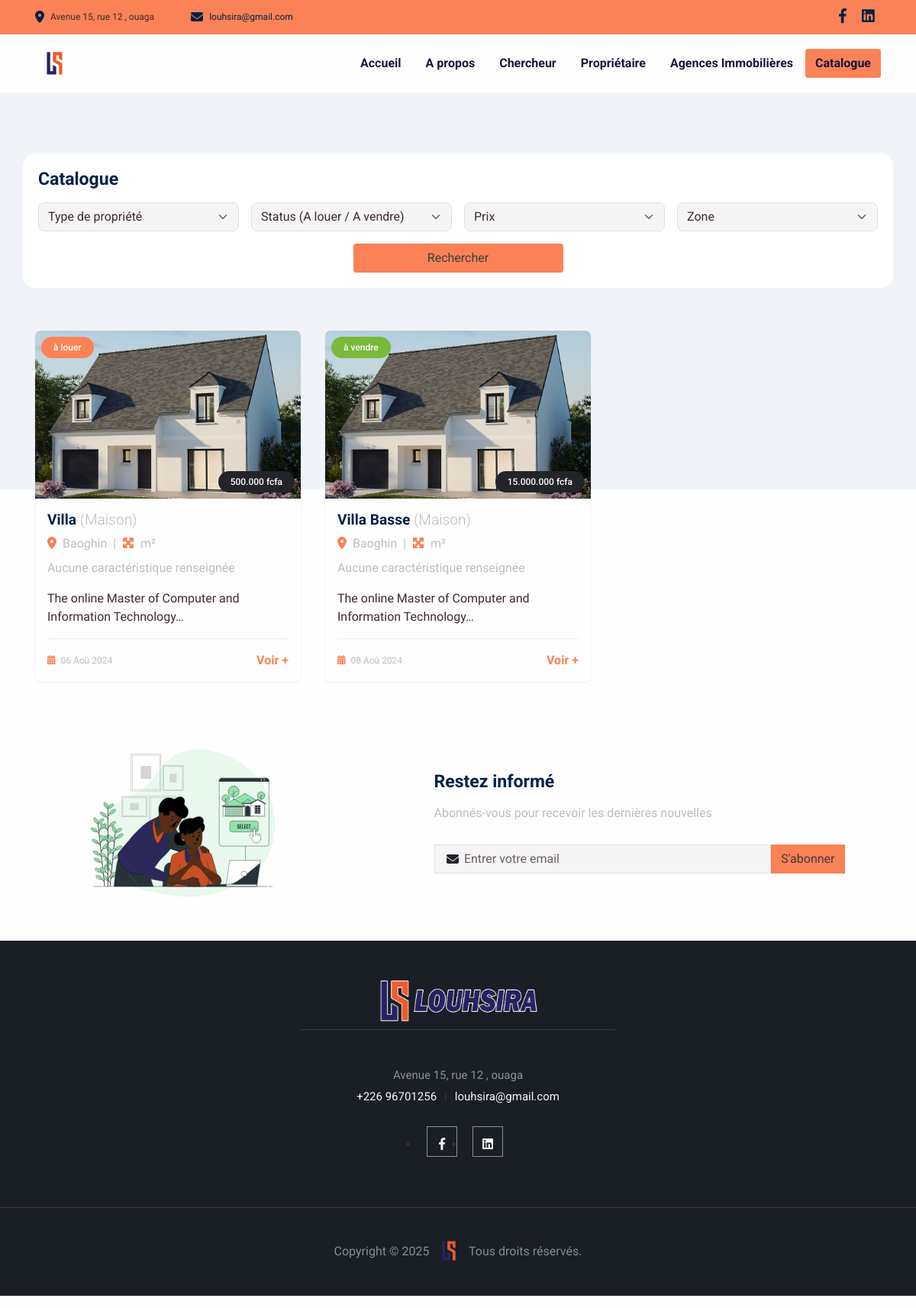
Before: /catalogue with the older database file.
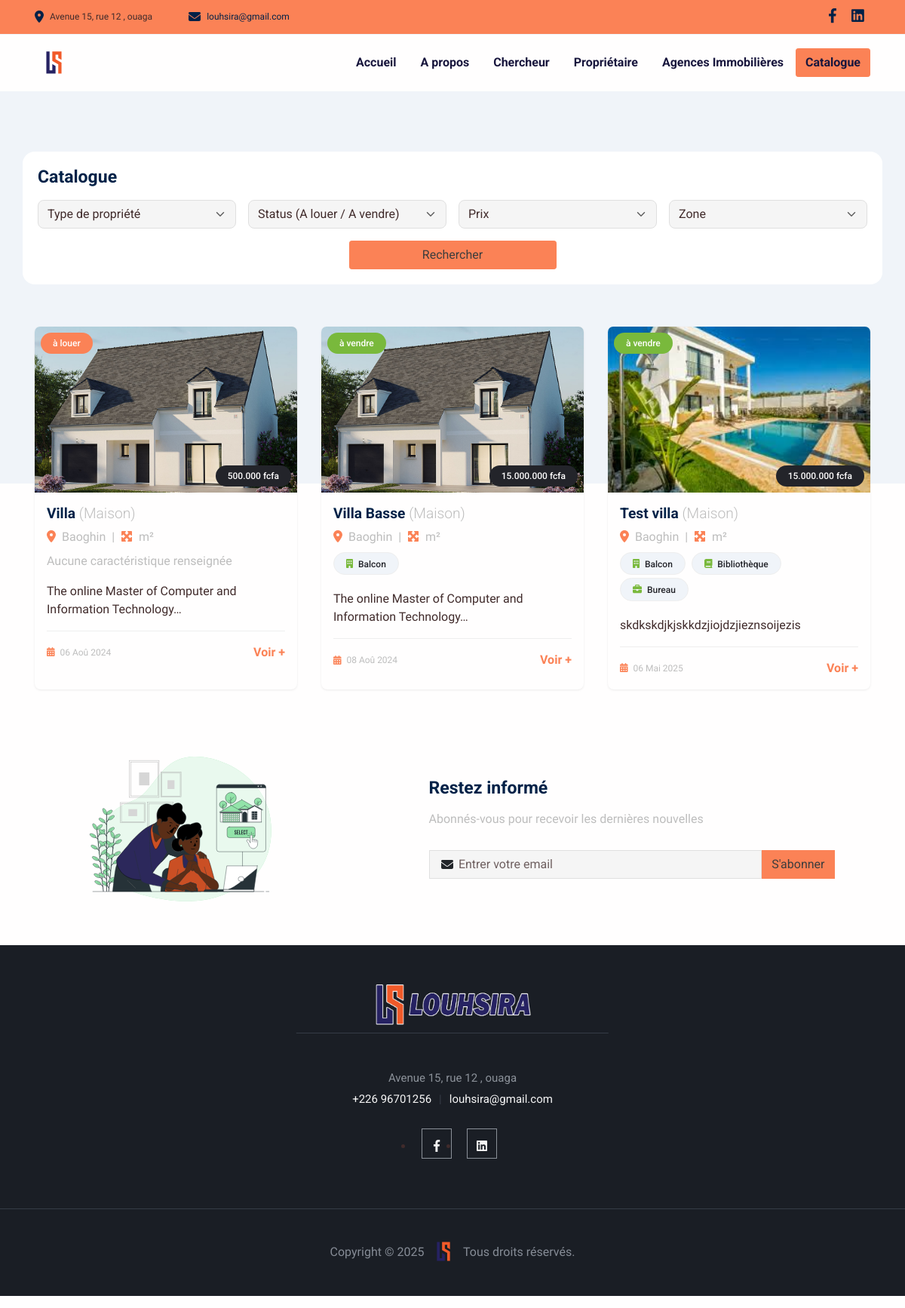
After: the same page with the newer database file.
### app/models.py (models this page shows, shortened)
class Convention(models.Model):
    created_at = models.DateTimeField(auto_now=False, auto_now_add=True)
    update_at = models.DateTimeField(auto_now=True, auto_now_add=False)
    publish = models.BooleanField(default=False)
    class Meta:
        abstract = True

class configuration(Convention):
    name = models.CharField(max_length = 150, blank=True, null=True)
    vendor_title = models.CharField(max_length = 150, blank=True, null=True)
    location_title = models.CharField(max_length = 150, blank=True, null=True)
    about_title = models.CharField(max_length = 150, blank=True, null=True)
    why_choose_title = models.CharField(max_length = 150, blank=True, null=True)
    newsletter_title = models.CharField(max_length = 150, blank=True, null=True)
    louhsira_email = models.EmailField(max_length=254, blank=True, null=True, default="louhsira@gmail.com")
    louhsira_phone = models.CharField(max_length = 150, blank=True, null=True, default="+226 96701256")
    louhsira_address = models.CharField(max_length = 150, blank=True, null=True, default="Avenue 15, rue 12 , ouaga")
    newsletter_text = models.TextField()
    newsletter_picture = models.FileField(upload_to=LOGO_SITE_PATH, max_length = 100)
    copy_right = models.CharField(max_length = 150, blank=True, null=True)
    logo = models.FileField(upload_to=LOGO_SITE_PATH , max_length = 100, blank=True, null=True)
    logo2 = models.FileField(upload_to=LOGO_SITE_PATH , max_length = 100, blank=True, null=True)
    class Meta:
        verbose_name = "Configuration du site"
        verbose_name_plural = "Configuration du site"

class Social(Convention):
    name = models.CharField(max_length=150, blank=True, null=True)
    icon = models.CharField(max_length=150, blank=True, null=True)
    link = models.URLField(max_length = 200)
    class Meta:
        verbose_name = "Réseaux Social"
        verbose_name_plural = "Réseaux Sociaux"

### propriete/models.py (models this page shows, shortened)
class Proprietes(Convention):
    titre_annonce = models.CharField(max_length=220, blank=True, null=True)
    proprietaire = models.CharField(max_length=220, blank=True, null=True)
    proprietaire_contact = models.CharField(max_length=220, blank=True, null=True)
    type_propriete = models.ForeignKey(TypePropriete, on_delete=models.DO_NOTHING, related_name="type_propriete_related")
    prix_propriete = models.CharField(max_length=220, blank=True, null=True)
    adresse_propriete = models.CharField(max_length=220, blank=True, null=True)
    localite = models.ForeignKey(Localite, on_delete=models.DO_NOTHING, related_name="localite_propriete")
    annee_construction = models.DateField(auto_now=False, auto_now_add=False)
    nbre_chambre = models.IntegerField()
    nbre_salle_bain = models.IntegerField()
    description = HTMLField()
    status = models.CharField(max_length=15, choices=STATUS_CHOICES)
    caracteristique_speciale = models.ManyToManyField(CaracteristiqueMaison)
    pictures = models.ManyToManyField(Photo)
    @property
    def is_new(self):
        return self.created_at >= timezone.now() - timedelta(days=7)
    class Meta:
        verbose_name = 'Les Propriétés'
        verbose_name_plural = 'Les Propriétés'

class Photo(Convention):
    title = models.CharField(max_length=220, blank=True, null=True)
    picture = models.FileField(upload_to=PICTURE_PATH, max_length = 200, blank=True, null=True)
    class Meta:
        verbose_name = 'Photo des Proprietes'
        verbose_name_plural = 'Photo des Proprietes'

class TypePropriete(Convention):
    libele =  models.CharField(max_length=200, blank=True, null=True)
    description = models.TextField(blank=True, null=True)
    class Meta:
        verbose_name = "Type de Propriété"
        verbose_name_plural = "Type de Propriétés"
    def __str__(self):
        return self.libele

class Localite(Convention):
    name = models.CharField(max_length=150, blank=True, null=True)
    longitude =  models.CharField(max_length=150, blank=True, null=True)
    laltitude =  models.CharField(max_length=150, blank=True, null=True)
    class Meta:
        verbose_name = "Localité"
        verbose_name_plural = "Localités"
    def __str__(self):
        return self.name

class CaracteristiqueMaison(Convention):
    libele = models.CharField(max_length=220, blank=True, null=True)
    class Meta:
        verbose_name = "Caratéristiques des Maisons"
        verbose_name_plural = "Caratéristiques des Maisons"

### app/views.py (the view, shortened to what this page needs)
# urls.py: path('catalogue', catalogue, name="catalogue"),
def catalogue(request):
    get_all__properties = get_all_properties({'publish': True, })
    get_socials = get_social({'publish':True})
    get_configs = get_config({'publish':True})
    get_localites = get_localite({'publish':True})
    get_type_proprietes = get_all_type_propriete({'publish':True})
    template_name = "app/layout/catalogue.html"
    context = {
        'page': "LOUSHIRA | Catalogue",
        'get_socials': get_socials,
        'get_configs': get_configs,
        'get_all__properties': get_all__properties,
        'get_localites': get_localites,
        'get_type_proprietes': get_type_proprietes
    }
    return render(request, template_name, context)

### templates/app/layout/catalogue.html (shortened to what this page needs)
{% extends "app/base/base.html" %}
{% load static %}
{% load custom_tags %}
{% block content %}
      <section class="pb-11 pt-7 bg-600">
        <div class="container">
          <div class="row">
            <div class="col-12" style="background:#fff;border-radius: 1rem;padding:20px;">
              <h1 class="fs-2 mb-3 fw-bold">Catalogue</h1>
              <form method="get" action="/catalogue" class="row g-3">
                <div class="col-sm-6 col-md-3">
                  <select class="form-select" id="inputCategories" name="type_propriete">
                    <option selected="selected">Type de propriété</option>
                </select>
                </div>
                <div class="col-sm-6 col-md-3">
                  <select class="form-select" id="inputLevel" name="status">
                    <option selected="selected">Status (A louer / A vendre)</option>
                  </select>
                </div>
                <div class="col-sm-6 col-md-3">
                  <select class="form-select" id="inputLanguage" name="prix_propriete">
                    <option selected="selected">Prix</option>
                  </select>
                </div>
                <div class="col-sm-6 col-md-3">
                  <select class="form-select" id="inputInstructor" name="localite">
                    <option selected="selected">Zone </option>
                  </select>
                </div>
                <div class="col-12 z-index-2 d-flex justify-content-center">
                    <button class="btn btn-primary" type="submit" style="width:25%;">Rechercher</button>
                </div>
              </form>
            </div>
          </div>
        </div><br/>
      </section>
      <section class="pb-0" style="margin-top:-17rem">
        <div class="container">
          <div class="row">
                {% for house in get_all__properties %}
                <div class="col-md-4 mb-4">
                  <div class="card h-100 border-0 property-card">
                    <div class="position-relative">
                      <img src="{{ house.pictures.all.first.picture.url }}" class="card-img-top" alt="{{ house.titre_annonce }}" style="height:220px;object-fit: cover;object-position: center;">
                      {% if house.status == "à vendre" %}
                        <span class="badge bg-success position-absolute top-0 start-0 m-2  rounded-pill px-3 py-2" style="font-size: 0.75rem;">{{ house.status }}</span>
                      {% else %}
                        <span class="badge bg-warning position-absolute top-0 start-0 m-2  rounded-pill px-3 py-2" style="font-size: 0.75rem;">{{ house.status }}</span>
                      {% endif %}
                      <span class="badge bg-dark position-absolute bottom-0 end-0 m-2  rounded-pill px-3 py-2" style="font-size: 0.75rem;">
                        {{ house.prix_propriete }}
                      </span>
                    </div>
                    <div class="card-body">
                      <h5 class="card-title fw-bold mb-2">{{ house.titre_annonce }}  <span class="text-muted fw-light">({{house.type_propriete}})</span></h5>
                      <p class="mb-1 text-muted">
                        <i class="fa-solid fa-location-dot text-primary me-1"></i> {{ house.localite }}
                        &nbsp;|&nbsp;
                        <i class="fa-solid fa-maximize text-primary me-1"></i> {{ house.surface_habitable }} m²
                      </p>
                      <div class="mt-2">
                        {% for carac in house.caracteristique_speciale.all %}
                          <span class="badge bg-light text-dark border me-1 mb-1 rounded-pill px-3 py-2" style="font-size: 0.75rem;">
                            <i class="fa-solid {{ carac.libele|icone_caracteristique }} text-success me-1"></i> {{ carac.libele }}
                          </span>
                        {% empty %}
                          <span class="text-muted">Aucune caractéristique renseignée</span>
                        {% endfor %}
                      </div>
                      <p class="card-text mt-2">{{ house.description|truncatechars:60|safe }}</p>
                      <hr>
                      <div class="d-flex justify-content-between align-items-center">
                        <small class="text-muted">
                          <i class="fa-solid fa-calendar-days text-primary me-1"></i>
                          {{ house.created_at|date:"d M Y" }}
                        </small>
                        <a href="{% url 'home-detail-index' house.id %}" class="text-primary fw-bold text-decoration-none">
                          Voir +
                        </a>
                      </div>
                    </div>
                  </div>
                </div>
              {% endfor %}
          </div>
        </div>
        <j
      </section>
{% include "app/includes/_email_sub.html" %}
{% endblock %}

### templates/app/base/base.html (shortened to what this page needs)
{% load static %}
<!DOCTYPE html>
<html lang="en-US" dir="ltr">
  <head>
    <link href="{% static 'app/assets/css/select2-bootstrap-5-theme.min.css' %}" rel="stylesheet" />
    <link href="{% static 'app/assets/css/theme.css' %}" rel="stylesheet" />
    <link href="{% static 'app/assets/css/style.css' %}" rel="stylesheet" />
    <link href="{% static 'app/assets/css/slick.css' %}" rel="stylesheet" />
    <link href="{% static 'app/assets/css/slick-theme.css' %}" rel="stylesheet" />
<link rel="stylesheet" href="https://unpkg.com/vue-multiselect@2.1.6/dist/vue-multiselect.min.css">
  </head>
  <body>
    <main class="main" id="top">
<section class="bg-primary text-gray py-2 d-none d-sm-block border-bottom border-light">
  <div class="container">
    <div class="row align-items-center justify-content-between">
      <div class="col-lg-5 col-md-6 d-flex align-items-center gap-3">
        <div class="d-flex align-items-center">
          <i class="fas fa-map-marker-alt me-2 text-color"></i>
          <small>{{ get_configs.louhsira_address }}</small>
        </div>
        <div class="d-flex align-items-center">
          <i class="fas fa-envelope me-2 text-color"></i>
          <small><a href="mailto:{{ get_configs.louhsira_email }}" class="text-color text-decoration-none link">{{ get_configs.louhsira_email }}</a></small>
        </div>
      </div>
      <div class="col-lg-4 col-md-5 text-md-end mt-2 mt-md-0">
        <ul class="list-inline mb-0">
          {% for social in get_socials %}
            <li class="list-inline-item">
              <a href="{{ social.link }}" class="text-color fs-1 me-2 link" target="_blank">
                <i class="{{ social.icon }}"></i>
              </a>
            </li>
          {% endfor %}
        </ul>
      </div>
    </div>
  </div>
</section>
      <nav class="navbar navbar-expand-lg navbar-light sticky-top py-3 d-block" data-navbar-on-scroll="data-navbar-on-scroll">
        <div class="container"><a class="navbar-brand" href="{% url 'welcome' %}"><img src="{{get_configs.logo.url}}" width="51" alt="" /></a>
          <div class="collapse navbar-collapse border-top border-lg-0 mt-4 mt-lg-0" id="navbarSupportedContent">
            <ul class="navbar-nav ms-auto pt-2 pt-lg-0 font-base">
              <li class="nav-item px-2"><a class="nav-link active fw-bold" style="color:#18163d" aria-current="page" href="{% url 'welcome' %}">Accueil</a></li>
              <li class="nav-item px-2"><a class="nav-link fw-bold" style="color:#18163d" aria-current="page" href="{% url 'about' %}">A propos</a></li>
              <li class="nav-item px-2"><a class="nav-link fw-bold" style="color:#18163d" aria-current="page" href="{% url 'home-searcher' %}">Chercheur</a></li>
              <li class="nav-item px-2"><a class="nav-link fw-bold" style="color:#18163d" aria-current="page" href="{% url 'owner-page' %}">Propriétaire</a></li>
              <li class="nav-item px-2"><a class="nav-link fw-bold" style="color:#18163d" aria-current="page" href="{% url 'agence' %}">Agences Immobilières</a></li>
            </ul><a class="btn btn-primary order-1 order-lg-0 fw-bold" style="color:#18163d" href="{% url 'catalogue' %}">Catalogue</a>
          </div>
        </div>
      </nav>
    {% block content %}
    {% endblock content %}
    </main>
    <section class="contact-area" id="contact" style="background: #1A1E25;padding:50px;">
      <div class="container">
          <div class="row">
              <div class="col-lg-6 offset-lg-3">
                  <div class="contact-content text-center">
                      <a class="text-decoration-none" href="{% url 'welcome' %}"><img src="{{get_configs.logo2.url}}" height="51"  alt="" /></a>
                      <h6>{{get_configs.louhsira_address}}</h6>
                      <h6 class="text-light text-200" >{{get_configs.louhsira_phone}}<span>|</span><a class="text-light text-200" href="mailto:{{get_configs.louhsira_email}}">{{get_configs.louhsira_email}}</a></h6>
                      <div class="contact-social">
                          <ul>
                              {% for socials in get_socials %}
                                  <li class="lh-lg"><a class="text-200" href="{{socials.link}}"><i class="{{socials.icon}}"></i></a></li>
                              {% endfor %}
                          </ul>
                      </div>
                  </div>
              </div>
          </div>
      </div>
  </section>
  <footer>
      <p>Copyright &copy; 2025 <a class="text-decoration-none" href="{% url 'welcome' %}"><img src="{{get_configs.logo.url}}" height="51"  alt="" /></a> Tous droits réservés.</p>
  </footer>
    <link href="{% static 'app/assets/css/multiple.css' %}" rel="stylesheet" />
  <link rel="stylesheet" href="https://unpkg.com/vue-multiselect@2.1.0/dist/vue-multiselect.min.css">
  <link href="https://cdn.jsdelivr.net/npm/tom-select@2.4.1/dist/css/tom-select.css" rel="stylesheet">
  </body>
</html>

### templates/app/includes/_email_sub.html
<section class="py-5" id="news_letter">
  <div class="container">
    <div class="row align-items-center justify-content-center">
      <div class="col-md-6 col-lg-5 mb-4 mb-md-0 text-center text-md-start">
        <img src="{{ get_configs.newsletter_picture.url }}" alt="Illustration newsletter" class="img-fluid" style="max-width: 300px;">
      </div>
      <div class="col-md-6 col-lg-6">
        <h4 class="fw-bold mb-3">Restez informé</h4>
        <p class="text-muted mb-4">{{ get_configs.newsletter_text }}</p>
        <form class="row g-0 align-items-center">
          <div class="col">
            <div class="input-group-icon">
              <input class="form-control form-little-squirrel-control" type="email" placeholder="Entrer votre email " aria-label="email" v-model="email" /><i class="fas fa-envelope input-box-icon"></i>
            </div>
          </div>
          <div class="col-auto">
            <button class="btn btn-primary rounded-0" type="submit" @click.prevent="sendNewLettrData()">S'abonner</button>
          </div>
        </form>
      </div>
    </div>
  </div>
</section>

Changed rows visible on the page:
changed Proprietes "Villa Basse": no longer shows "Aucune caractéristique renseignée"
now on this page (row unchanged): CaracteristiqueMaison: libele "Balcon"
added Proprietes: pictures.all.first.picture (picture), status "à vendre", prix_propriete "15.000.000 fcfa", titre_annonce "Test villa", type_propriete "Maison", localite "Baoghin", description "skdkskdjkjskkdzjiojdzjieznsoijezis", created_at "06 Mai 2025"
now on this page (row unchanged): CaracteristiqueMaison: libele "Bibliothèque", shown under "à vendre"
now on this page (row unchanged): CaracteristiqueMaison: libele "Bureau", shown under "à vendre"
